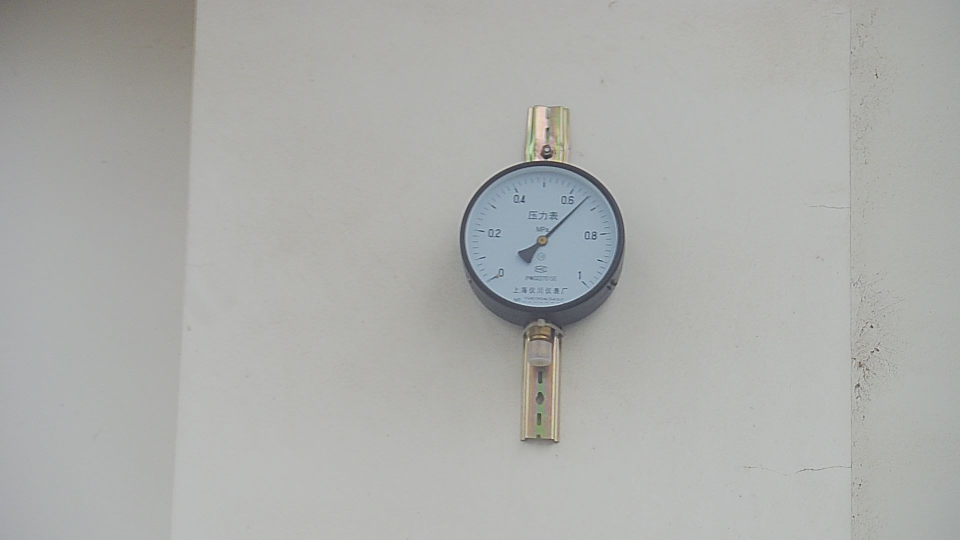
#> input picture images/elec_watch/test/scene_01.jpg, 1920 x 1080 px, found by its file name (shown at 1/2 size)
$ python '105-使用HOG进行对象检测.py'
#> lines starting #> are read from the running program, lines starting #| are printed output that depends on the picture
"""
使用HOG进行对象检测
"""

import cv2 as cv
import numpy as np

image = cv.imread("images/elec_watch/test/scene_01.jpg")
#> image is the input picture: shape (1080, 1920, 3); mean B, G, R 171.2, 174, 172.8
test_image = cv.resize(image, (0, 0), fx=0.2, fy=0.2)
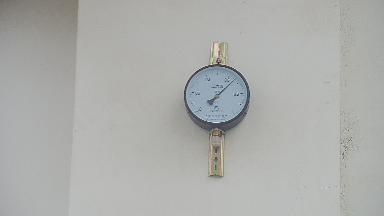
#> test_image: shape (216, 384, 3); mean B, G, R 171.2, 174, 172.8
cv.imshow("input", test_image)

gray = cv.cvtColor(test_image, cv.COLOR_BGR2GRAY)
print(test_image.shape)
#| (216, 384, 3)
h, w = test_image.shape[:2]
#> h = 216; w = 384
#> (the run stopped early here; a loop or call above may not have finished)

$ run again, with images/elec_watch/test/scene_02.jpg copied over images/elec_watch/test/scene_01.jpg
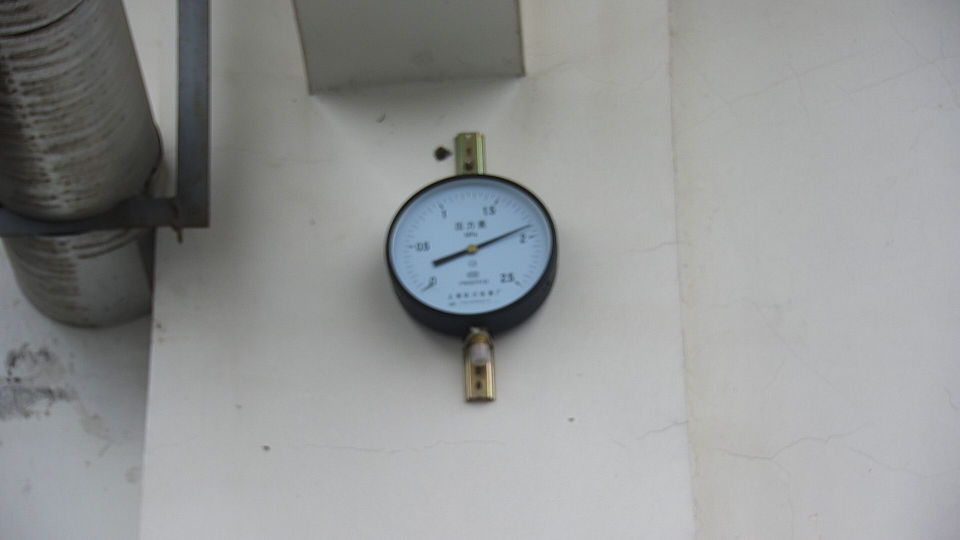
#> input picture images/elec_watch/test/scene_02.jpg, 1920 x 1080 px, found by its file name (shown at 1/2 size)
#> image is the input picture: shape (1080, 1920, 3); mean B, G, R 148.8, 148.9, 146.9
#> `test_image = cv.resize(image, (0, 0), fx=0.2, fy=0.2)`:
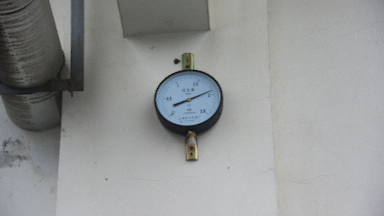
#> test_image: shape (216, 384, 3); mean B, G, R 148.8, 148.9, 146.9
#> `gray = cv.cvtColor(test_image, cv.COLOR_BGR2GRAY)`:
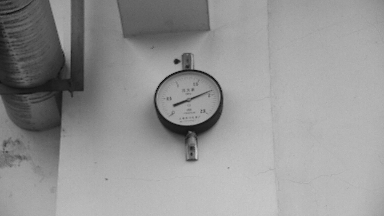
#> gray: shape (216, 384); min 9, max 206, mean 148.2
#| (216, 384, 3)

$ run again, with images/elec_watch/test/scene_03.jpg copied over images/elec_watch/test/scene_01.jpg
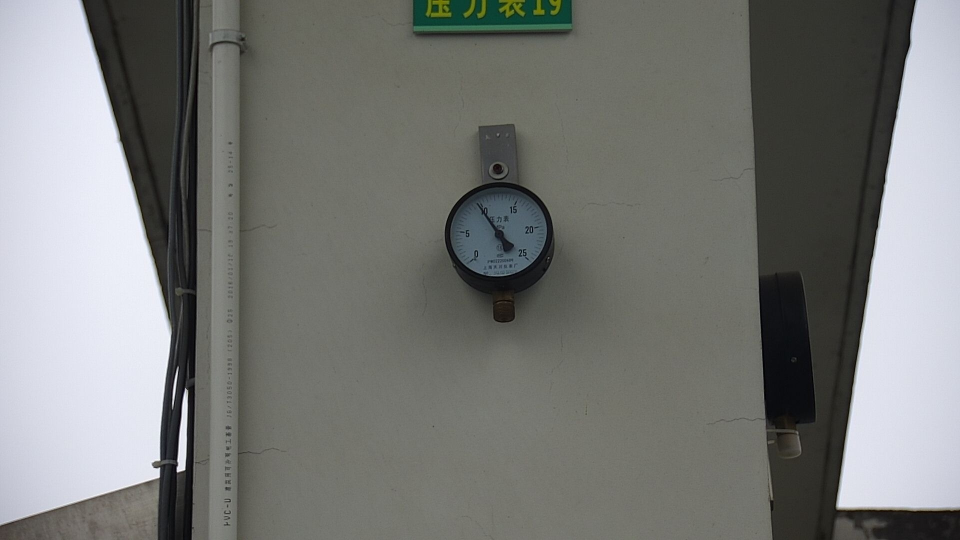
#> input picture images/elec_watch/test/scene_03.jpg, 1920 x 1080 px, found by its file name (shown at 1/2 size)
#> image is the input picture: shape (1080, 1920, 3); mean B, G, R 118.5, 121, 119.5
#> `test_image = cv.resize(image, (0, 0), fx=0.2, fy=0.2)`:
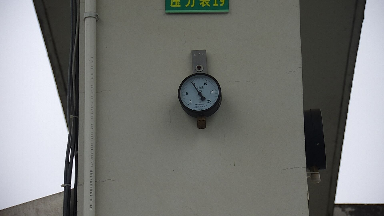
#> test_image: shape (216, 384, 3); mean B, G, R 118.5, 121, 119.4
#| (216, 384, 3)

$ run again, with images/elec_watch/test/scene_05.jpg copied over images/elec_watch/test/scene_01.jpg
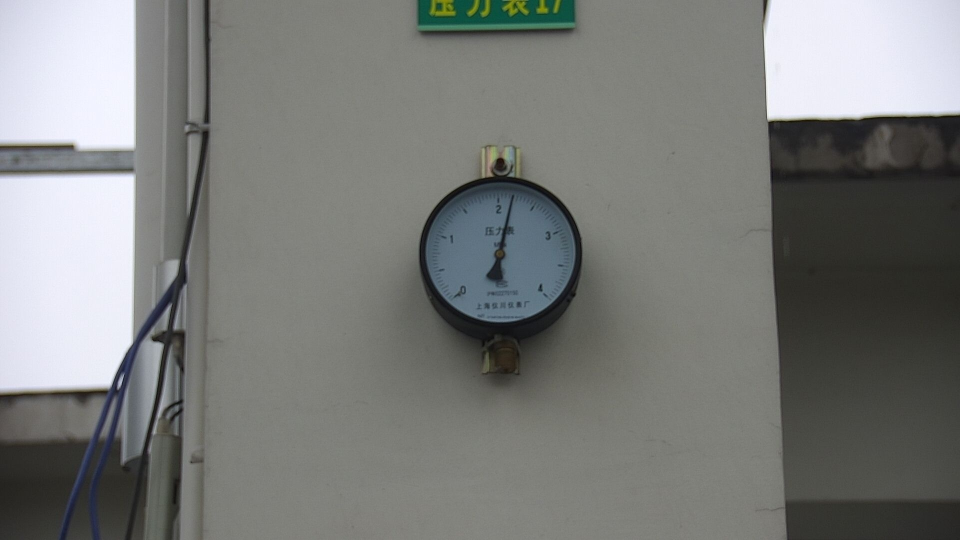
#> input picture images/elec_watch/test/scene_05.jpg, 1920 x 1080 px, found by its file name (shown at 1/2 size)
#> image is the input picture: shape (1080, 1920, 3); mean B, G, R 121.1, 123.5, 121.7
#> `test_image = cv.resize(image, (0, 0), fx=0.2, fy=0.2)`:
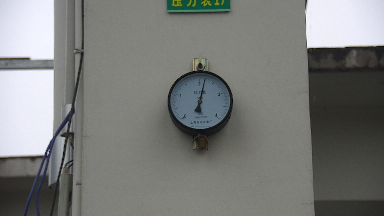
#> test_image: shape (216, 384, 3); mean B, G, R 121.1, 123.5, 121.7
#| (216, 384, 3)
